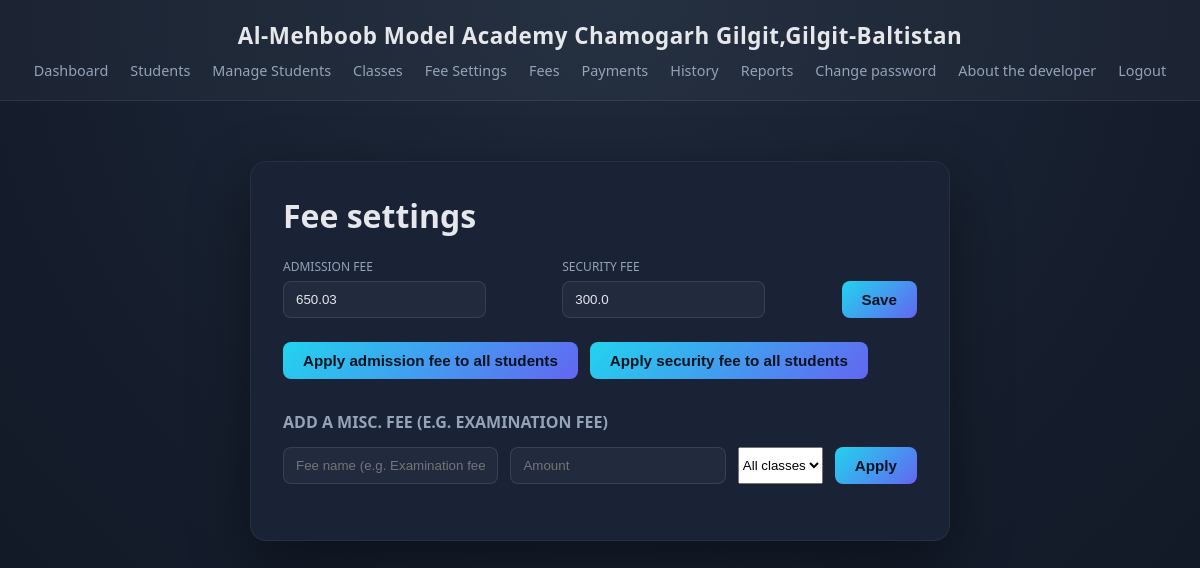
The app's page /fee-settings (signed in) with its own data.
### models.py (models this page shows)
class School(db.Model):
    __tablename__ = "school"
    id = db.Column(db.Integer, primary_key=True)
    name = db.Column(db.String(150), nullable=False)
    admission_fee = db.Column(db.Float, default=0)
    security_fee = db.Column(db.Float, default=0)

### app.py (the view, shortened to what this page needs)
@app.route("/fee-settings", methods=["GET", "POST"])
@login_required
@admin_required
def fee_settings():
    school = School.query.first()
    all_classes = SchoolClass.query.order_by(SchoolClass.class_order).all()
    return render_template("fee_settings.html", school=school, classes=all_classes)

### app.py (called while the page is built)
@login_manager.user_loader
def load_user(user_id):
    return User.query.get(int(user_id))

@app.context_processor
def inject_school_name():
    school = School.query.first()
    return {"school_name": school.name if school else "School Management System"}

def admin_required(f):
    @wraps(f)
    def wrapper(*args, **kwargs):
        if current_user.role != "admin":
            flash("Admin access required.", "danger")
            return redirect(url_for("dashboard"))
        return f(*args, **kwargs)
    return wrapper

### templates/fee_settings.html (shortened to what this page needs)
{% extends "base.html" %}
{% block content %}
<div class="wide-card" style="max-width: 700px;">
  <h1>Fee settings</h1>
  <form method="POST" class="inline-form">
    <div style="flex:1; min-width:150px;">
      <label style="display:block; font-size:0.75rem; text-transform:uppercase; color:var(--muted); margin-bottom:6px;">Admission fee</label>
      <input type="number" step="0.01" name="admission_fee" value="{{ school.admission_fee }}" required>
    </div>
    <div style="flex:1; min-width:150px;">
      <label style="display:block; font-size:0.75rem; text-transform:uppercase; color:var(--muted); margin-bottom:6px;">Security fee</label>
      <input type="number" step="0.01" name="security_fee" value="{{ school.security_fee }}" required>
    </div>
    <button type="submit" class="btn-primary btn-small" style="align-self:flex-end;">Save</button>
  </form>
  <div style="display:flex; gap:12px; margin: 20px 0 32px; flex-wrap: wrap;">
    <form method="POST" onsubmit="return confirm('Add the admission fee to every active student\'s dues?');">
      <button type="submit" class="btn-primary btn-small">Apply admission fee to all students</button>
    </form>
    <form method="POST" onsubmit="return confirm('Add the security fee to every active student\'s dues?');">
      <button type="submit" class="btn-primary btn-small">Apply security fee to all students</button>
    </form>
  </div>
  <h2 style="font-size:1rem; color:var(--muted); text-transform:uppercase;">Add a misc. fee (e.g. examination fee)</h2>
  <form method="POST" class="inline-form">
    <input type="text" name="misc_label" placeholder="Fee name (e.g. Examination fee)" required>
    <input type="number" step="0.01" name="misc_amount" placeholder="Amount" required>
    <select name="misc_class_id">
      <option value="">All classes</option>
    </select>
    <button type="submit" class="btn-primary btn-small">Apply</button>
  </form>
</div>
{% endblock %}

### templates/base.html (shortened to what this page needs)
<!DOCTYPE html>
<html lang="en">
<head>
  <link rel="stylesheet" href="{{ url_for('static', filename='css/style.css') }}">
</head>
<body>
  <header class="topbar">
    <span class="school-name">{{ school_name }}</span>
    {% if current_user.is_authenticated %}
      <nav>
        <a href="{{ url_for('dashboard') }}">Dashboard</a>
        {% if current_user.role == 'admin' %}
          <a href="{{ url_for('students') }}">Students</a>
          <a href="{{ url_for('manage_students') }}">Manage Students</a>
          <a href="{{ url_for('classes') }}">Classes</a>
          <a href="{{ url_for('fee_settings') }}">Fee Settings</a>
          <a href="{{ url_for('fees') }}">Fees</a>
          <a href="{{ url_for('payments_search') }}">Payments</a>
          <a href="{{ url_for('payment_history') }}">History</a>
          <a href="{{ url_for('reports') }}">Reports</a>
        {% endif %}
        <a href="{{ url_for('change_password') }}">Change password</a>
        <a href="{{ url_for('about_developer') }}">About the developer</a>
        <a href="{{ url_for('logout') }}">Logout</a>
      </nav>
    {% endif %}
  </header>
  <main class="content">
    {% block content %}{% endblock %}
  </main>
</body>
</html>

### static/css/style.css (style rules this page uses)
:root { --bg: #0f1522; --card-bg: #1a2236; --accent: #22d3ee; --accent-2: #6366f1; --text: #e5e7eb; --muted: #94a3b8; --danger: #f87171; --success: #34d399; }
* { box-sizing: border-box; }
body { margin: 0; font-family: "Segoe UI", sans-serif; background: radial-gradient(circle at top, #1e293b, #0f1522); color: var(--text); min-height: 100vh; }
.topbar { display: flex; flex-direction: column; align-items: center; gap: 10px; padding: 20px 32px; background: rgba(255, 255, 255, 0.03); border-bottom: 1px solid rgba(255, 255, 255, 0.08); }
.school-name { font-weight: 800; font-size: 1.4rem; letter-spacing: 0.5px; text-align: center; }
.topbar nav { display: flex; flex-wrap: wrap; justify-content: center; gap: 4px 22px; }
.topbar nav a { color: var(--muted); text-decoration: none; font-size: 0.9rem; }
.content { display: flex; justify-content: center; padding: 60px 20px; }
.btn-primary { width: 100%; margin-top: 24px; padding: 12px; border: none; border-radius: 8px; background: linear-gradient(135deg, var(--accent), var(--accent-2)); color: #05131f; font-weight: 700; font-size: 0.95rem; cursor: pointer; }
.wide-card { background: var(--card-bg); border: 1px solid rgba(255, 255, 255, 0.06); border-radius: 16px; padding: 32px; width: 100%; max-width: 900px; box-shadow: 0 20px 60px rgba(0, 0, 0, 0.4); }
.wide-card h1 { margin-top: 0; }
.inline-form { display: flex; gap: 12px; margin-bottom: 24px; flex-wrap: wrap; }
.inline-form input { flex: 1; min-width: 140px; padding: 10px 12px; border-radius: 8px; border: 1px solid rgba(255, 255, 255, 0.1); background: rgba(255, 255, 255, 0.04); color: var(--text); }
.btn-small { width: auto; padding: 10px 20px; margin-top: 0; }

### records on screen
School: name "Al-Mehboob Model Academy Chamogarh Gilgit,Gilgit-Baltistan", admission_fee "650.03", security_fee "300.0"
